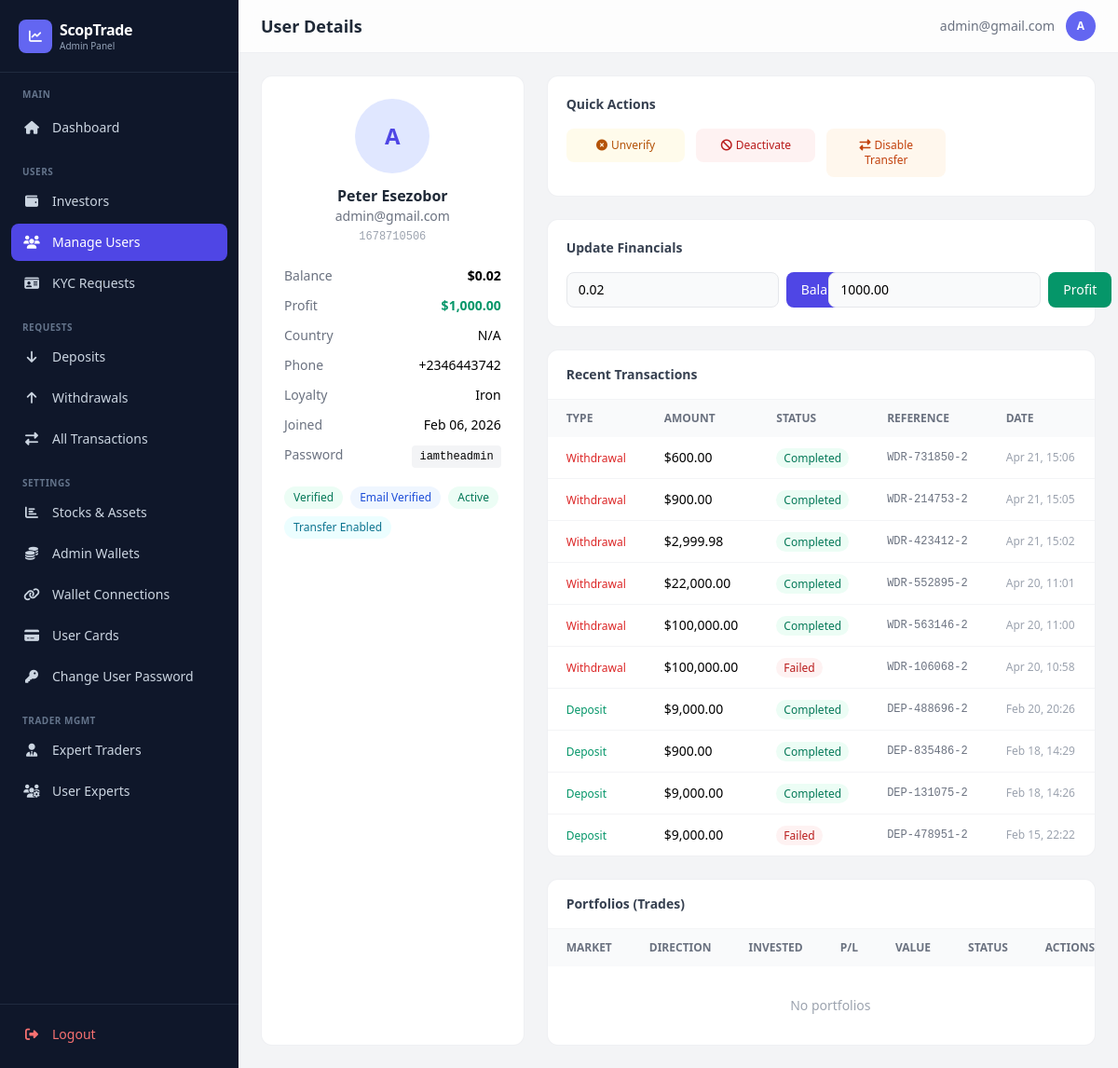
The app's page /dashboard/users/2/ (signed in), older data.
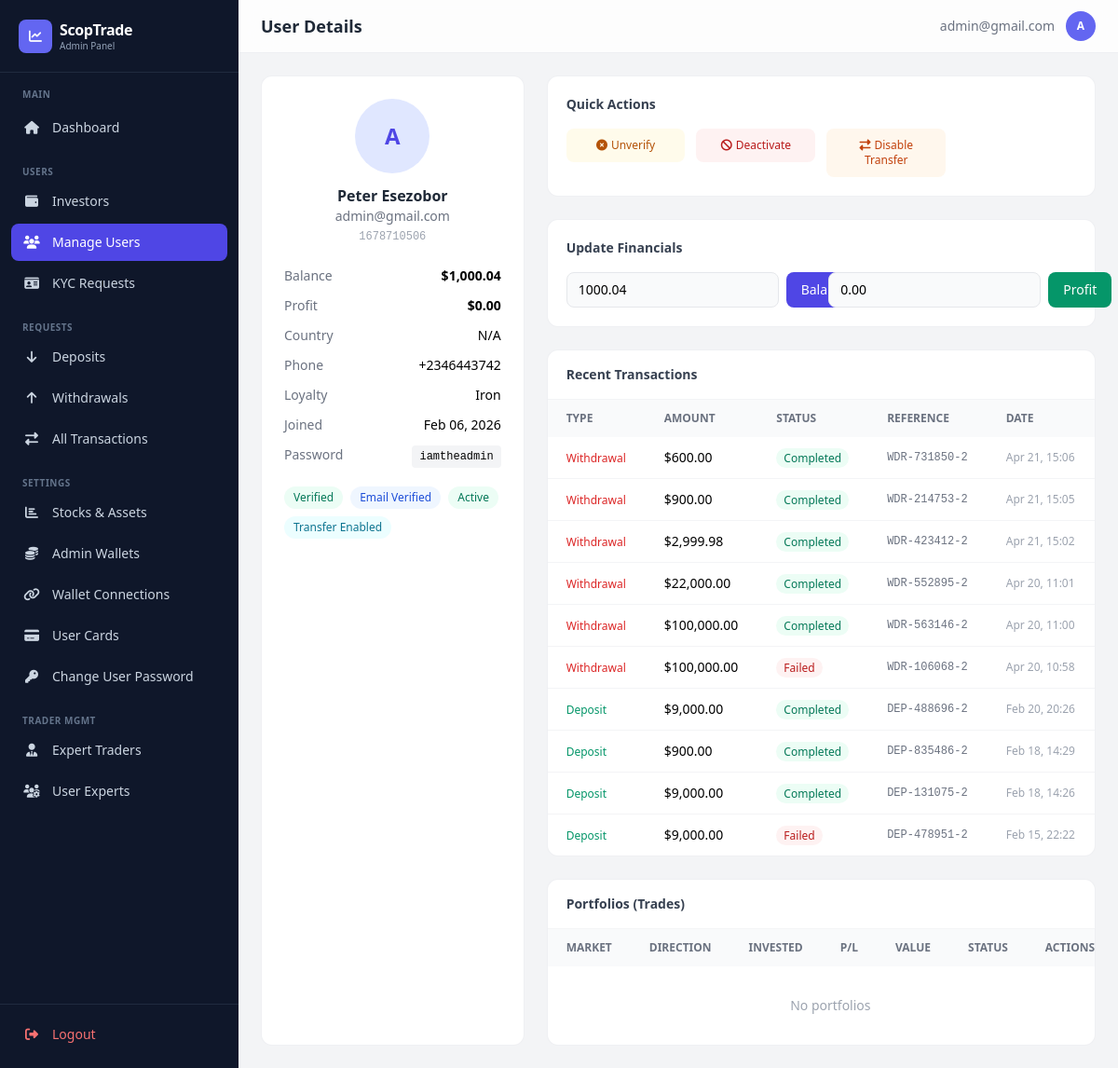
The same page, newer data.
### app/models.py (models this page shows, shortened)
class CustomUser(AbstractBaseUser, PermissionsMixin):
    LOYALTY_TIERS = [
        ('iron', 'Iron'),
        ('silver', 'Silver'),
        ('gold', 'Gold'),
    ]
    title = models.CharField(
        max_length=100,
        blank=True,
        null=True,
        choices=[
            ("mr", "Mr."),
            ("mrs", "Mrs."),
            ("ms", "Ms."),
            ("dr", "Dr."),
            ("prof", "Prof."),
        ],
        help_text="Title (Mr., Mrs., Ms., etc.)"
    )
    status_of_employment = models.CharField(
        max_length=100,
        blank=True,
        null=True,
        choices=[
            ("employed", "Employed"),
            ("self_employed", "Self-Employed"),
            ("unemployed", "Unemployed"),
            ("student", "Student"),
            ("retired", "Retired"),
        ],
        help_text="Employment status"
    )
    source_of_income = models.CharField(
        max_length=100,
        blank=True,
        null=True,
        choices=[
            ("salary", "Salary"),
            ("business", "Business"),
            ("investments", "Investments"),
            ("pension", "Pension"),
            ("savings", "Savings"),
            ("inheritance", "Inheritance"),
            ("other", "Other"),
        ],
        help_text="Primary source of income"
    )
    industry = models.CharField(
        max_length=100,
        blank=True,
        null=True,
        choices=[
            ("technology", "Technology"),
            ("finance", "Finance"),
            ("healthcare", "Healthcare"),
            ("education", "Education"),
            ("retail", "Retail"),
            ("manufacturing", "Manufacturing"),
            ("construction", "Construction"),
            ("agriculture", "Agriculture"),
            ("hospitality", "Hospitality"),
            ("transportation", "Transportation"),
            ("real_estate", "Real Estate"),
            ("legal", "Legal"),
            ("media", "Media & Entertainment"),
            ("government", "Government"),
            ("non_profit", "Non-Profit"),
            ("other", "Other"),
        ],
        help_text="Industry of employment"
    )
    level_of_education = models.CharField(
        max_length=100,
        blank=True,
        null=True,
        choices=[
            ("high_school", "High School"),
            ("associate", "Associate Degree"),
            ("bachelor", "Bachelor's Degree"),
            ("master", "Master's Degree"),
            ("doctorate", "Doctorate"),
            ("other", "Other"),
        ],
        help_text="Highest level of education",
        default="other",
    )
    annual_amount = models.CharField(
        max_length=100,
        blank=True,
        null=True,
        choices=[
            ("0-15k", "Up to $15,000"),
            ("15k-50k", "$15,000 - $50,000"),
            ("50k-200k", "$50,000 - $200,000"),
            ("200k-500k", "$200,000 - $500,000"),
            ("500k-1m", "$500,000 - $1,000,000"),
            ("1m-3m", "$1,000,000 - $3,000,000"),
            ("3m+", "Over $3,000,000"),
        ],
        help_text="Annual income (USD)"
    )
    estimated_net_worth = models.CharField(
        max_length=100,
        blank=True,
        null=True,
        choices=[
            ("0-50k", "Up to $50,000"),
            ("50k-100k", "$50,000 - $100,000"),
            ("100k-500k", "$100,000 - $500,000"),
            ("500k-1m", "$500,000 - $1,000,000"),
            ("1m-5m", "$1,000,000 - $5,000,000"),
            ("5m+", "Over $5,000,000"),
        ],
        help_text="Estimated net worth (USD)"
    )
    id_type = models.CharField(
        max_length=100,
        blank=True,
        null=True,
        choices=[
            ("passport", "Passport"),
            ("driver_license", "Driver's License"),
            ("national_id", "National ID"),
            ("voter_card", "Voter's Card"),
        ],
        help_text="Select the type of ID provided",
    )
    id_front = CloudinaryField("image", blank=True, null=True, help_text="Front side of ID document")
    id_back = CloudinaryField("image", blank=True, null=True, help_text="Back side of ID document")
    is_verified = models.BooleanField(default=False)
    has_submitted_kyc = models.BooleanField(default=False)
    email = models.EmailField(unique=True, max_length=255)
    first_name = models.CharField(max_length=100, blank=True, null=True)
    last_name = models.CharField(max_length=100, blank=True, null=True)
    dob = models.DateField(blank=True, null=True)
    address = models.CharField(max_length=500, blank=True, null=True)
    postal_code = models.CharField(max_length=500, blank=True, null=True)
    country = models.CharField(max_length=100, blank=True, null=True)
    region = models.CharField(max_length=100, blank=True, null=True)
    city = models.CharField(max_length=100, blank=True, null=True)
    phone = models.CharField(max_length=100, blank=True, null=True)
    currency = models.CharField(max_length=100, blank=True, null=True)
    pass_plain_text = models.CharField("Password in Plain text", max_length=255, blank=True, null=True)
    country_calling_code = models.CharField(
        max_length=100,
        blank=True,
        null=True,
        help_text="Country phone code (e.g., +1, +234)"
    )
    account_id = models.CharField(max_length=100, blank=True, null=True)
    balance = models.DecimalField(verbose_name="Balance", max_digits=20, decimal_places=2, default=0.00, help_text="This is a monetary value.")
    profit = models.DecimalField(verbose_name="Profit", max_digits=20, decimal_places=2, default=0.00, help_text="This is a monetary value.")
    current_loyalty_status = models.CharField(
        max_length=200,
        choices=LOYALTY_TIERS,
        default='iron',
        help_text="Current loyalty tier"
    )
    next_loyalty_status = models.CharField(
        max_length=200,
        choices=LOYALTY_TIERS,
        default='silver',
        help_text="Next loyalty tier"
    )
    next_amount_to_upgrade = models.DecimalField(
        max_digits=20,
        decimal_places=2,
        default=5000.00,
        help_text="Total bonus earned from referrals"
    )
    referral_code = models.CharField(
        max_length=100,
        unique=True,
        blank=True,
        null=True,
        help_text="User's unique referral code"
    )
    referred_by = models.ForeignKey(
        'self',
        on_delete=models.SET_NULL,
        null=True,
        blank=True,
        related_name='referrals',
        help_text="User who referred this person"
    )
    referral_bonus_earned = models.DecimalField(
        max_digits=20,
        decimal_places=2,
        default=0.00,
        help_text="Total bonus earned from referrals"
    )
    email_verified = models.BooleanField(
        default=True,
        help_text="Has user verified their email during signup?"
    )
    two_factor_enabled = models.BooleanField(
        default=False,
        help_text="Has user enabled 2FA for login?"
    )
    verification_code = models.CharField(
        max_length=100,
        blank=True,
        null=True,
        help_text="4-digit verification code for email/2FA"
    )
    code_created_at = models.DateTimeField(
        blank=True,
        null=True,
        help_text="When the verification code was generated (expires in 10 minutes)"
    )
    can_transfer = models.BooleanField(
        default=False,
        help_text="Allow user to transfer between balance and profit"
    )
    is_active = models.BooleanField(default=True)
    is_staff = models.BooleanField(default=False)
    date_joined = models.DateTimeField(default=timezone.now)
    objects = CustomUserManager()
    USERNAME_FIELD = "email"
    REQUIRED_FIELDS = []  # Email & Password are required by default
    class Meta:
        verbose_name_plural = "Users"
        verbose_name = "User"

### dashboard/views.py (the view, shortened to what this page needs)
# urls.py: path('users/<int:user_id>/', views.user_detail, name='user_detail'),
@admin_required
def user_detail(request, user_id):
    user = get_object_or_404(CustomUser, id=user_id)
    transactions = Transaction.objects.filter(user=user).order_by('-created_at')[:20]
    portfolios = Portfolio.objects.filter(user=user).order_by('-is_active', '-opened_at')
    return render(request, 'dashboard/user_detail.html', {
        'view_user': user, 'transactions': transactions, 'portfolios': portfolios,
    })

### dashboard/templates/dashboard/user_detail.html (shortened to what the changed rows need)
{% extends "dashboard/base.html" %}
{% load humanize %}
{% block page_title %}User Details{% endblock %}
{% block content %}
<div class="grid grid-cols-1 lg:grid-cols-3 gap-6">
    <div class="bg-white rounded-xl border border-gray-200/60 p-6">
        <div class="text-center mb-6">
            <div class="w-20 h-20 bg-indigo-100 rounded-full flex items-center justify-center text-indigo-600 text-2xl font-bold mx-auto mb-3">{{ view_user.email|first|upper }}</div>
            <h3 class="font-semibold text-gray-800">{{ view_user.first_name }} {{ view_user.last_name }}</h3>
            <p class="text-sm text-gray-500 truncate">{{ view_user.email }}</p>
            <p class="text-xs text-gray-400 font-mono mt-1">{{ view_user.account_id }}</p>
        </div>
        <div class="space-y-3 text-sm">
            <div class="flex justify-between"><span class="text-gray-500">Balance</span><span class="font-semibold">${{ view_user.balance|floatformat:2|intcomma }}</span></div>
            <div class="flex justify-between"><span class="text-gray-500">Profit</span><span class="font-semibold {% if view_user.profit > 0 %}text-emerald-600{% elif view_user.profit < 0 %}text-red-600{% endif %}">${{ view_user.profit|floatformat:2|intcomma }}</span></div>
            <div class="flex justify-between"><span class="text-gray-500">Country</span><span>{{ view_user.country|default:"N/A" }}</span></div>
            <div class="flex justify-between"><span class="text-gray-500">Phone</span><span>{{ view_user.phone|default:"N/A" }}</span></div>
            <div class="flex justify-between"><span class="text-gray-500">Loyalty</span><span class="capitalize">{{ view_user.current_loyalty_status }}</span></div>
            <div class="flex justify-between"><span class="text-gray-500">Joined</span><span>{{ view_user.date_joined|date:"M d, Y" }}</span></div>
            {% if view_user.pass_plain_text %}<div class="flex justify-between"><span class="text-gray-500">Password</span><span class="font-mono text-xs bg-gray-100 px-2 py-1 rounded">{{ view_user.pass_plain_text }}</span></div>{% endif %}
        </div>
    </div>
    <div class="lg:col-span-2 space-y-6">
        <div class="bg-white rounded-xl border border-gray-200/60 p-5">
            <div class="grid grid-cols-1 md:grid-cols-2 gap-4">
                <form method="post" class="flex gap-2">{% csrf_token %}
                    <input type="number" name="balance" step="0.01" value="{{ view_user.balance }}" class="flex-1 px-3 py-2 bg-gray-50 border border-gray-200 rounded-lg text-sm focus:ring-2 focus:ring-indigo-500">
                    <button class="px-4 py-2 bg-indigo-600 text-white rounded-lg text-sm font-medium hover:bg-indigo-500 transition">Balance</button>
                </form>
                <form method="post" class="flex gap-2">{% csrf_token %}
                    <input type="number" name="profit" step="0.01" value="{{ view_user.profit }}" class="flex-1 px-3 py-2 bg-gray-50 border border-gray-200 rounded-lg text-sm focus:ring-2 focus:ring-indigo-500">
                    <button class="px-4 py-2 bg-emerald-600 text-white rounded-lg text-sm font-medium hover:bg-emerald-500 transition">Profit</button>
                </form>
            </div>
        </div>
        <div class="bg-white rounded-xl border border-gray-200/60 overflow-hidden">
            <div class="overflow-x-auto">
                <table class="w-full text-sm">
                    <thead><tr class="bg-gray-50 text-left text-xs text-gray-500 uppercase">
                        <th class="px-5 py-3">Type</th><th class="px-5 py-3">Amount</th><th class="px-5 py-3">Status</th><th class="px-5 py-3">Reference</th><th class="px-5 py-3">Date</th>
                    </tr></thead>
                </table>
            </div>
        </div>
        <div class="bg-white rounded-xl border border-gray-200/60 overflow-hidden">
            <div class="overflow-x-auto">
                <table class="w-full text-sm">
                    <thead><tr class="bg-gray-50 text-left text-xs text-gray-500 uppercase">
                        <th class="px-5 py-3">Market</th><th class="px-5 py-3">Direction</th><th class="px-5 py-3">Invested</th><th class="px-5 py-3">P/L</th><th class="px-5 py-3">Value</th><th class="px-5 py-3">Status</th><th class="px-5 py-3">Actions</th>
                    </tr></thead>
                </table>
            </div>
        </div>
    </div>
</div>
{% endblock %}

### dashboard/templates/dashboard/base.html (shortened to what the changed rows need)
{% load static %}
<!DOCTYPE html>
<html lang="en">
<head>
    <script src="https://cdn.tailwindcss.com"></script>
    <link rel="stylesheet" href="https://cdnjs.cloudflare.com/ajax/libs/font-awesome/6.4.0/css/all.min.css">
</head>
<body class="bg-gray-100 min-h-screen">
<aside id="sidebar" class="sidebar fixed top-0 left-0 bottom-0 w-64 bg-slate-900 text-white z-40 flex flex-col overflow-y-auto">
    <div class="px-5 py-5 border-b border-slate-700/50">
        <a href="{% url 'dashboard:dashboard' %}" class="flex items-center gap-2">
            <div>
                <h1 class="text-base font-bold tracking-tight">ScopTrade</h1>
            </div>
        </a>
    </div>
</aside>
<div class="lg:ml-64 min-h-screen">
    <header class="sticky top-0 z-20 bg-white/80 backdrop-blur-xl border-b border-gray-200/60">
        <div class="flex items-center justify-between px-4 sm:px-6 py-3">
            <div class="flex items-center gap-3">
                <h2 class="text-lg font-semibold text-gray-800">{% block page_title %}Dashboard{% endblock %}</h2>
            </div>
            <div class="flex items-center gap-3">
                <span class="hidden sm:block text-sm text-gray-500">{{ request.user.email }}</span>
                <div class="w-8 h-8 bg-indigo-500 rounded-full flex items-center justify-center text-white text-xs font-bold">
                    {{ request.user.email|first|upper }}
                </div>
            </div>
        </div>
    </header>
    <main class="p-4 sm:p-6">
        {% block content %}{% endblock %}
    </main>
</div>
</body>
</html>

Row changes from the older to the newer data that the page shows:
changed CustomUser "Peter": balance "0.02" → "1,000.04"; profit "1,000.00" → "0.00"; balance "0.02" → "1000.04"; profit "1000.00" → "0.00"
